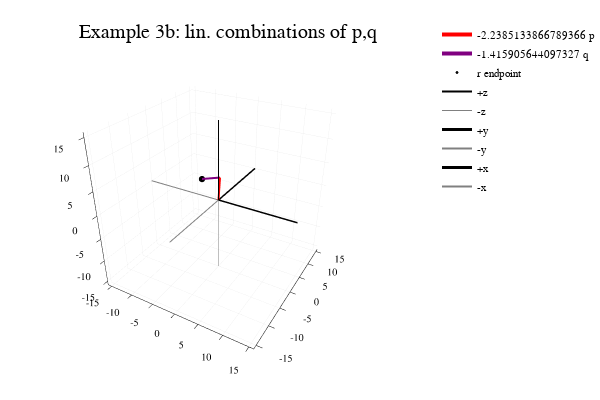

Notebook code cell kept with this figure:
### Code cell
# Example 3b: p,q
using Plots
plotly()
P=[1,-2,-1]; Q=[3,0,1];

a1=rand(-15:15)*rand(); a2=rand(-15:15)*rand();
p=P*a1; q=Q*a2; 

while abs(p[1]+q[1])>15 || abs(p[2]+q[2])>15 || abs(p[3]+q[3])>15
   a1=rand(-15:15)*rand(); a2=rand(-15:15)*rand();
    p=P*a1; q=Q*a2;
end

xp=[0,p[1]];
yp=[0,p[2]];
zp=[0,p[3]];
plot3d(xp,yp,zp, title="Example 3b: lin. combinations of p,q", label="$a1 p", linecolor="red", linewidth=4, lims=[-15,15])
xq=[p[1],q[1]+p[1]];
yq=[p[2],q[2]+p[2]];
zq=[p[3],q[3]+p[3]];
plot3d!(xq,yq,zq, label="$a2 q", linewidth=4, linecolor="purple")
scatter!([p[1]+q[1], p[1]+q[1]],[p[2]+q[2],p[2]+q[2]],[p[3]+q[3],p[3]+q[3]], markercolor="black", markersize=1, label="r endpoint")

plot3d!([0,0],[0,0],[0,20],  label="+z", linecolor="black", linewidth=2,lims=[-15,15])
plot3d!([0,0],[0,0],[0,-20],  label="-z", linecolor="gray", linewidth=1,lims=[-15,15])
plot3d!([0,0],[0,20],[0,0],  label="+y", linecolor="black", linewidth=3,lims=[-15,15])
plot3d!([0,0],[0,-20],[0,0],  label="-y", linecolor="gray", linewidth=2,lims=[-15,15])
plot3d!([0,20],[0,0],[0,0],  label="+x", linecolor="black", linewidth=3,lims=[-15,15])
plot3d!([0,-20],[0,0],[0,0],  label="-x", linecolor="gray", linewidth=2,lims=[-15,15])

### Figure 1 — Plotly figure (JSON) as saved in the notebook; plotly's stock layout.template omitted (floating-point values rounded to 4 significant figures)
{"data": [{"colorbar": {"title": ""}, "hoverinfo": "text", "legendgroup": "-2.2385133866789366 p", "line": {"color": "rgba(255, 0, 0, 1.000)", "dash": "solid", "shape": "linear", "width": 4}, "mode": "lines", "name": "-2.2385133866789366 p", "showlegend": true, "text": [null, null], "type": "scatter3d", "x": [0, -2.239], "xaxis": "x1", "y": [0, 4.477], "yaxis": "y1", "z": [0, 2.239], "zmax": 0.1, "zmin": -0.1}, {"colorbar": {"title": ""}, "hoverinfo": "text", "legendgroup": "-1.415905644097327 q", "line": {"color": "rgba(128, 0, 128, 1.000)", "dash": "solid", "shape": "linear", "width": 4}, "mode": "lines", "name": "-1.415905644097327 q", "showlegend": true, "text": [null, null], "type": "scatter3d", "x": [-2.239, -6.486], "xaxis": "x1", "y": [4.477, 4.477], "yaxis": "y1", "z": [2.239, 0.8226], "zmax": 0.1, "zmin": -0.1}, {"colorbar": {"title": ""}, "hoverinfo": "text", "legendgroup": "r endpoint", "marker": {"color": "rgba(0, 0, 0, 1.000)", "line": {"color": "rgba(0, 0, 0, 1.000)", "width": 1}, "size": 2, "symbol": "circle"}, "mode": "markers", "name": "r endpoint", "showlegend": true, "text": [null, null], "type": "scatter3d", "x": [-6.486, -6.486], "xaxis": "x1", "y": [4.477, 4.477], "yaxis": "y1", "z": [0.8226, 0.8226], "zmax": 0.1, "zmin": -0.1}, {"colorbar": {"title": ""}, "hoverinfo": "text", "legendgroup": "+z", "line": {"color": "rgba(0, 0, 0, 1.000)", "dash": "solid", "shape": "linear", "width": 2}, "mode": "lines", "name": "+z", "showlegend": true, "text": [null, null], "type": "scatter3d", "x": [0, 0], "xaxis": "x1", "y": [0, 0], "yaxis": "y1", "z": [0, 20], "zmax": 0.1, "zmin": -0.1}, {"colorbar": {"title": ""}, "hoverinfo": "text", "legendgroup": "-z", "line": {"color": "rgba(128, 128, 128, 1.000)", "dash": "solid", "shape": "linear", "width": 1}, "mode": "lines", "name": "-z", "showlegend": true, "text": [null, null], "type": "scatter3d", "x": [0, 0], "xaxis": "x1", "y": [0, 0], "yaxis": "y1", "z": [0, -20], "zmax": 0.1, "zmin": -0.1}, {"colorbar": {"title": ""}, "hoverinfo": "text", "legendgroup": "+y", "line": {"color": "rgba(0, 0, 0, 1.000)", "dash": "solid", "shape": "linear", "width": 3}, "mode": "lines", "name": "+y", "showlegend": true, "text": [null, null], "type": "scatter3d", "x": [0, 0], "xaxis": "x1", "y": [0, 20], "yaxis": "y1", "z": [0, 0], "zmax": 0.1, "zmin": -0.1}, {"colorbar": {"title": ""}, "hoverinfo": "text", "legendgroup": "-y", "line": {"color": "rgba(128, 128, 128, 1.000)", "dash": "solid", "shape": "linear", "width": 2}, "mode": "lines", "name": "-y", "showlegend": true, "text": [null, null], "type": "scatter3d", "x": [0, 0], "xaxis": "x1", "y": [0, -20], "yaxis": "y1", "z": [0, 0], "zmax": 0.1, "zmin": -0.1}, {"colorbar": {"title": ""}, "hoverinfo": "text", "legendgroup": "+x", "line": {"color": "rgba(0, 0, 0, 1.000)", "dash": "solid", "shape": "linear", "width": 3}, "mode": "lines", "name": "+x", "showlegend": true, "text": [null, null], "type": "scatter3d", "x": [0, 20], "xaxis": "x1", "y": [0, 0], "yaxis": "y1", "z": [0, 0], "zmax": 0.1, "zmin": -0.1}, {"colorbar": {"title": ""}, "hoverinfo": "text", "legendgroup": "-x", "line": {"color": "rgba(128, 128, 128, 1.000)", "dash": "solid", "shape": "linear", "width": 2}, "mode": "lines", "name": "-x", "showlegend": true, "text": [null, null], "type": "scatter3d", "x": [0, -20], "xaxis": "x1", "y": [0, 0], "yaxis": "y1", "z": [0, 0], "zmax": 0.1, "zmin": -0.1}], "layout": {"annotations": [{"font": {"color": "rgba(0, 0, 0, 1.000)", "family": "sans-serif", "size": 20}, "rotation": 0, "showarrow": false, "text": "Example 3b: lin. combinations of p,q", "x": 0.5222, "xanchor": "center", "xref": "paper", "y": 1, "yanchor": "top", "yref": "paper"}], "height": 400, "legend": {"bgcolor": "rgba(255, 255, 255, 1.000)", "bordercolor": "rgba(0, 0, 0, 1.000)", "font": {"color": "rgba(0, 0, 0, 1.000)", "family": "sans-serif", "size": 11}, "tracegroupgap": 0, "x": 1, "y": 1}, "margin": {"b": 20, "l": 0, "r": 0, "t": 20}, "paper_bgcolor": "rgba(255, 255, 255, 1.000)", "plot_bgcolor": "rgba(255, 255, 255, 1.000)", "scene": {"camera": {"eye": {"x": 1.126, "y": -1.95, "z": 1.3}}, "xaxis": {"anchor": "y1", "domain": [0.05101, 0.9934], "gridcolor": "rgba(0, 0, 0, 0.100)", "gridwidth": 0.5, "linecolor": "rgba(0, 0, 0, 1.000)", "mirror": false, "range": [-15.9, 15.9], "showgrid": true, "showline": true, "showticklabels": true, "tickangle": 0, "tickcolor": "rgb(0, 0, 0)", "tickfont": {"color": "rgba(0, 0, 0, 1.000)", "family": "sans-serif", "size": 11}, "tickmode": "array", "ticks": "inside", "ticktext": ["-15", "-10", "-5", "0", "5", "10", "15"], "tickvals": [-15, -10, -5, 0, 5, 10, 15], "title": "", "titlefont": {"color": "rgba(0, 0, 0, 1.000)", "family": "sans-serif", "size": 15}, "type": "-", "visible": true, "zeroline": false, "zerolinecolor": "rgba(0, 0, 0, 1.000)"}, "yaxis": {"anchor": "x1", "domain": [0.03762, 0.9415], "gridcolor": "rgba(0, 0, 0, 0.100)", "gridwidth": 0.5, "linecolor": "rgba(0, 0, 0, 1.000)", "mirror": false, "range": [-15.9, 15.9], "showgrid": true, "showline": true, "showticklabels": true, "tickangle": 0, "tickcolor": "rgb(0, 0, 0)", "tickfont": {"color": "rgba(0, 0, 0, 1.000)", "family": "sans-serif", "size": 11}, "tickmode": "array", "ticks": "inside", "ticktext": ["-15", "-10", "-5", "0", "5", "10", "15"], "tickvals": [-15, -10, -5, 0, 5, 10, 15], "title": "", "titlefont": {"color": "rgba(0, 0, 0, 1.000)", "family": "sans-serif", "size": 15}, "type": "-", "visible": true, "zeroline": false, "zerolinecolor": "rgba(0, 0, 0, 1.000)"}, "zaxis": {"gridcolor": "rgba(0, 0, 0, 0.100)", "gridwidth": 0.5, "linecolor": "rgba(0, 0, 0, 1.000)", "mirror": false, "range": [-15.9, 15.9], "showgrid": true, "showline": true, "showticklabels": true, "tickangle": 0, "tickcolor": "rgb(0, 0, 0)", "tickfont": {"color": "rgba(0, 0, 0, 1.000)", "family": "sans-serif", "size": 11}, "tickmode": "array", "ticks": "inside", "ticktext": ["-15", "-10", "-5", "0", "5", "10", "15"], "tickvals": [-15, -10, -5, 0, 5, 10, 15], "title": "", "titlefont": {"color": "rgba(0, 0, 0, 1.000)", "family": "sans-serif", "size": 15}, "type": "-", "visible": true, "zeroline": false, "zerolinecolor": "rgba(0, 0, 0, 1.000)"}}, "showlegend": true, "width": 600}}
